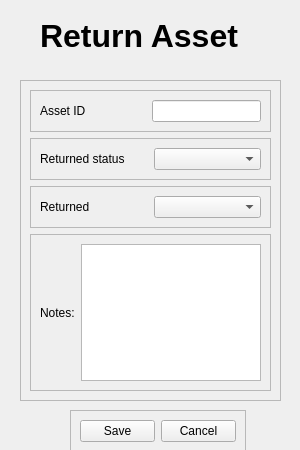
<?xml version="1.0" encoding="UTF-8"?>
<ui version="4.0">
 <class>MainWindow</class>
 <widget class="QMainWindow" name="MainWindow">
  <property name="geometry">
   <rect>
    <x>0</x>
    <y>0</y>
    <width>300</width>
    <height>450</height>
   </rect>
  </property>
  <property name="minimumSize">
   <size>
    <width>300</width>
    <height>450</height>
   </size>
  </property>
  <property name="maximumSize">
   <size>
    <width>300</width>
    <height>450</height>
   </size>
  </property>
  <property name="windowTitle">
   <string>MainWindow</string>
  </property>
  <widget class="QWidget" name="centralwidget">
   <widget class="QLabel" name="Auditors_TitleOf_Table_2">
    <property name="geometry">
     <rect>
      <x>40</x>
      <y>0</y>
      <width>221</width>
      <height>71</height>
     </rect>
    </property>
    <property name="font">
     <font>
      <pointsize>24</pointsize>
      <weight>75</weight>
      <bold>true</bold>
     </font>
    </property>
    <property name="text">
     <string>Return Asset</string>
    </property>
   </widget>
   <widget class="QFrame" name="frame">
    <property name="geometry">
     <rect>
      <x>20</x>
      <y>80</y>
      <width>261</width>
      <height>321</height>
     </rect>
    </property>
    <property name="frameShape">
     <enum>QFrame::StyledPanel</enum>
    </property>
    <property name="frameShadow">
     <enum>QFrame::Raised</enum>
    </property>
    <layout class="QGridLayout" name="gridLayout">
     <item row="1" column="0">
      <widget class="QFrame" name="frame_3">
       <property name="frameShape">
        <enum>QFrame::StyledPanel</enum>
       </property>
       <property name="frameShadow">
        <enum>QFrame::Raised</enum>
       </property>
       <layout class="QHBoxLayout" name="horizontalLayout_2">
        <item>
         <widget class="QLabel" name="TitleOf_DamageStatus_ReturnedAsset_3">
          <property name="text">
           <string>Returned status</string>
          </property>
         </widget>
        </item>
        <item>
         <widget class="QComboBox" name="DamageStatus_Enum_3"/>
        </item>
       </layout>
      </widget>
     </item>
     <item row="2" column="0">
      <widget class="QFrame" name="frame_4">
       <property name="frameShape">
        <enum>QFrame::StyledPanel</enum>
       </property>
       <property name="frameShadow">
        <enum>QFrame::Raised</enum>
       </property>
       <layout class="QHBoxLayout" name="horizontalLayout_3">
        <item>
         <widget class="QLabel" name="TitleOf_Returned_ReturnedAsset_3">
          <property name="text">
           <string>Returned</string>
          </property>
         </widget>
        </item>
        <item>
         <widget class="QComboBox" name="Returned_Enum_3"/>
        </item>
       </layout>
      </widget>
     </item>
     <item row="0" column="0">
      <widget class="QFrame" name="frame_2">
       <property name="frameShape">
        <enum>QFrame::StyledPanel</enum>
       </property>
       <property name="frameShadow">
        <enum>QFrame::Raised</enum>
       </property>
       <layout class="QHBoxLayout" name="horizontalLayout">
        <item>
         <widget class="QLabel" name="SearchLoans_title_6">
          <property name="text">
           <string>Asset ID</string>
          </property>
         </widget>
        </item>
        <item>
         <spacer name="horizontalSpacer_2">
          <property name="orientation">
           <enum>Qt::Horizontal</enum>
          </property>
          <property name="sizeType">
           <enum>QSizePolicy::Fixed</enum>
          </property>
          <property name="sizeHint" stdset="0">
           <size>
            <width>60</width>
            <height>20</height>
           </size>
          </property>
         </spacer>
        </item>
        <item>
         <widget class="QLineEdit" name="AssetID_returnAsset_2">
          <property name="placeholderText">
           <string/>
          </property>
         </widget>
        </item>
       </layout>
      </widget>
     </item>
     <item row="3" column="0">
      <widget class="QFrame" name="frame_5">
       <property name="frameShape">
        <enum>QFrame::StyledPanel</enum>
       </property>
       <property name="frameShadow">
        <enum>QFrame::Raised</enum>
       </property>
       <layout class="QHBoxLayout" name="horizontalLayout_4">
        <item>
         <widget class="QLabel" name="TitleOf_Notes_ReturnedAsset_4">
          <property name="text">
           <string>Notes:</string>
          </property>
         </widget>
        </item>
        <item>
         <widget class="QTextEdit" name="Notes_Returned_Input_3"/>
        </item>
       </layout>
      </widget>
     </item>
    </layout>
   </widget>
   <widget class="QFrame" name="PushButtons_ReturnedAsset_Frame_5">
    <property name="geometry">
     <rect>
      <x>70</x>
      <y>410</y>
      <width>176</width>
      <height>43</height>
     </rect>
    </property>
    <property name="frameShape">
     <enum>QFrame::StyledPanel</enum>
    </property>
    <property name="frameShadow">
     <enum>QFrame::Raised</enum>
    </property>
    <layout class="QHBoxLayout" name="horizontalLayout_63">
     <item>
      <widget class="QPushButton" name="Save_ReturnedAsset_Button_5">
       <property name="text">
        <string>Save</string>
       </property>
      </widget>
     </item>
     <item>
      <widget class="QPushButton" name="Cancel_ReturnedAsset_Button_5">
       <property name="text">
        <string>Cancel</string>
       </property>
      </widget>
     </item>
    </layout>
   </widget>
  </widget>
 </widget>
 <tabstops>
  <tabstop>AssetID_returnAsset_2</tabstop>
  <tabstop>DamageStatus_Enum_3</tabstop>
  <tabstop>Returned_Enum_3</tabstop>
  <tabstop>Notes_Returned_Input_3</tabstop>
  <tabstop>Save_ReturnedAsset_Button_5</tabstop>
  <tabstop>Cancel_ReturnedAsset_Button_5</tabstop>
 </tabstops>
 <resources/>
 <connections/>
</ui>
